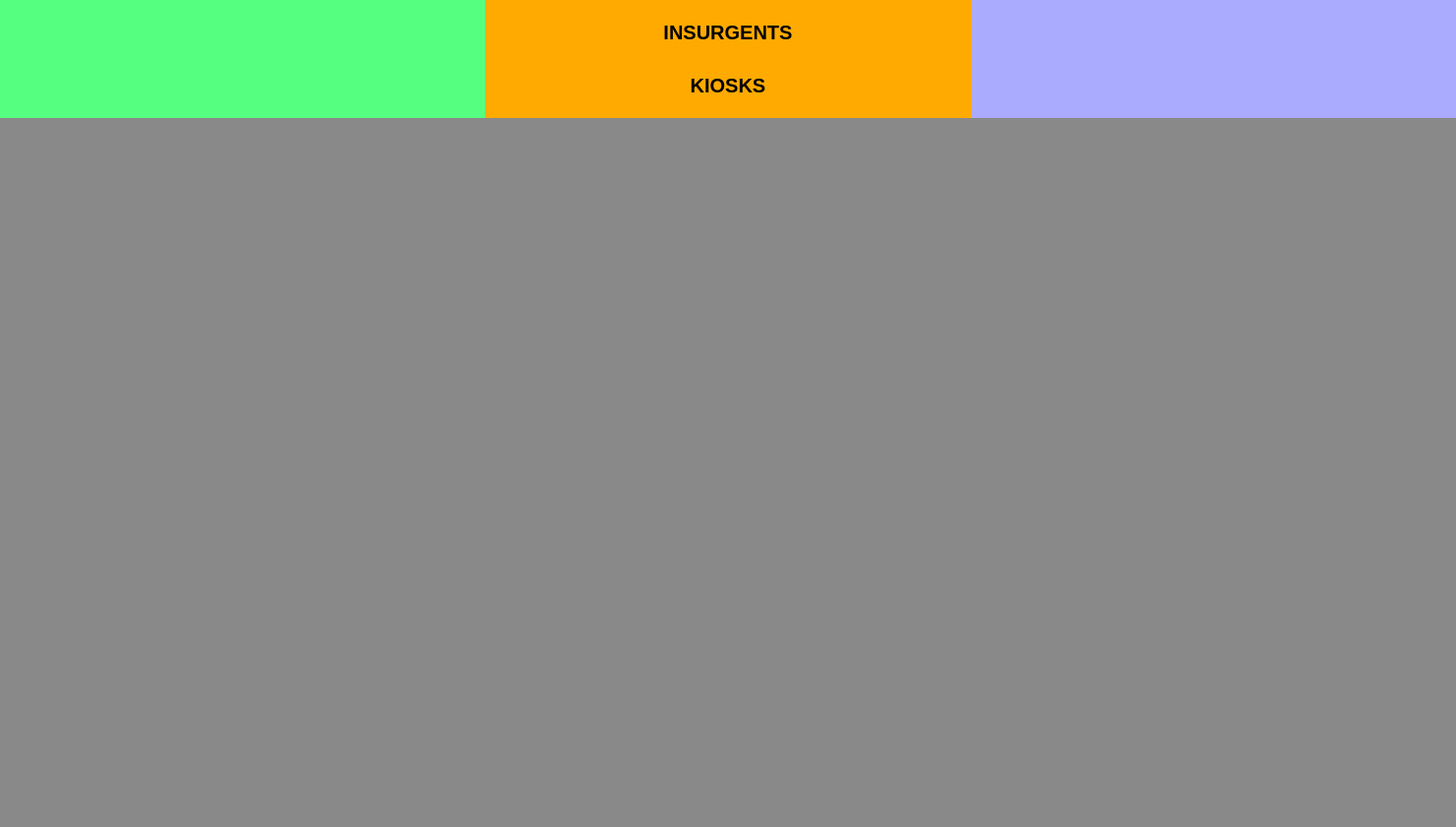
<?xml version="1.0" encoding="UTF-8"?>
<ui version="4.0">
 <class>MainWindow</class>
 <widget class="QMainWindow" name="MainWindow">
  <property name="geometry">
   <rect>
    <x>0</x>
    <y>0</y>
    <width>1480</width>
    <height>841</height>
   </rect>
  </property>
  <property name="windowTitle">
   <string>MainWindow</string>
  </property>
  <widget class="QWidget" name="centralwidget">
   <layout class="QVBoxLayout" name="verticalLayout" stretch="1,6">
    <property name="spacing">
     <number>0</number>
    </property>
    <property name="leftMargin">
     <number>0</number>
    </property>
    <property name="topMargin">
     <number>0</number>
    </property>
    <property name="rightMargin">
     <number>0</number>
    </property>
    <property name="bottomMargin">
     <number>0</number>
    </property>
    <item>
     <widget class="QWidget" name="widget" native="true">
      <property name="styleSheet">
       <string notr="true">background-color: rgb(40, 38, 38);</string>
      </property>
      <layout class="QHBoxLayout" name="horizontalLayout_2">
       <property name="spacing">
        <number>0</number>
       </property>
       <property name="leftMargin">
        <number>0</number>
       </property>
       <property name="topMargin">
        <number>0</number>
       </property>
       <property name="rightMargin">
        <number>0</number>
       </property>
       <property name="bottomMargin">
        <number>0</number>
       </property>
       <item>
        <widget class="QWidget" name="widget_5" native="true">
         <property name="styleSheet">
          <string notr="true">background-color: rgb(85, 255, 127);</string>
         </property>
        </widget>
       </item>
       <item>
        <widget class="QWidget" name="widget_6" native="true">
         <property name="styleSheet">
          <string notr="true">background-color: rgb(255, 170, 0);</string>
         </property>
         <layout class="QVBoxLayout" name="verticalLayout_2">
          <item>
           <widget class="QLabel" name="label">
            <property name="font">
             <font>
              <pointsize>15</pointsize>
              <weight>75</weight>
              <bold>true</bold>
             </font>
            </property>
            <property name="text">
             <string>INSURGENTS</string>
            </property>
            <property name="alignment">
             <set>Qt::AlignCenter</set>
            </property>
           </widget>
          </item>
          <item>
           <widget class="QLabel" name="label_2">
            <property name="font">
             <font>
              <pointsize>15</pointsize>
              <weight>75</weight>
              <bold>true</bold>
             </font>
            </property>
            <property name="text">
             <string>KIOSKS</string>
            </property>
            <property name="alignment">
             <set>Qt::AlignCenter</set>
            </property>
           </widget>
          </item>
         </layout>
        </widget>
       </item>
       <item>
        <widget class="QWidget" name="widget_7" native="true">
         <property name="styleSheet">
          <string notr="true">background-color: rgb(170, 170, 255);</string>
         </property>
        </widget>
       </item>
      </layout>
     </widget>
    </item>
    <item>
     <widget class="QWidget" name="widget_2" native="true">
      <property name="styleSheet">
       <string notr="true">background-color: rgb(137, 137, 137);</string>
      </property>
      <layout class="QHBoxLayout" name="horizontalLayout" stretch="1,5">
       <property name="spacing">
        <number>0</number>
       </property>
       <property name="leftMargin">
        <number>0</number>
       </property>
       <property name="topMargin">
        <number>0</number>
       </property>
       <property name="rightMargin">
        <number>0</number>
       </property>
       <property name="bottomMargin">
        <number>0</number>
       </property>
       <item>
        <widget class="QWidget" name="widget_3" native="true">
         <property name="accessibleName">
          <string/>
         </property>
         <property name="styleSheet">
          <string notr="true">background-color: rgb(137, 137, 137);</string>
         </property>
        </widget>
       </item>
       <item>
        <widget class="QWidget" name="widget_4" native="true">
         <property name="styleSheet">
          <string notr="true">background-color: rgb(137, 137, 137);</string>
         </property>
        </widget>
       </item>
      </layout>
     </widget>
    </item>
   </layout>
  </widget>
 </widget>
 <resources/>
 <connections/>
</ui>
